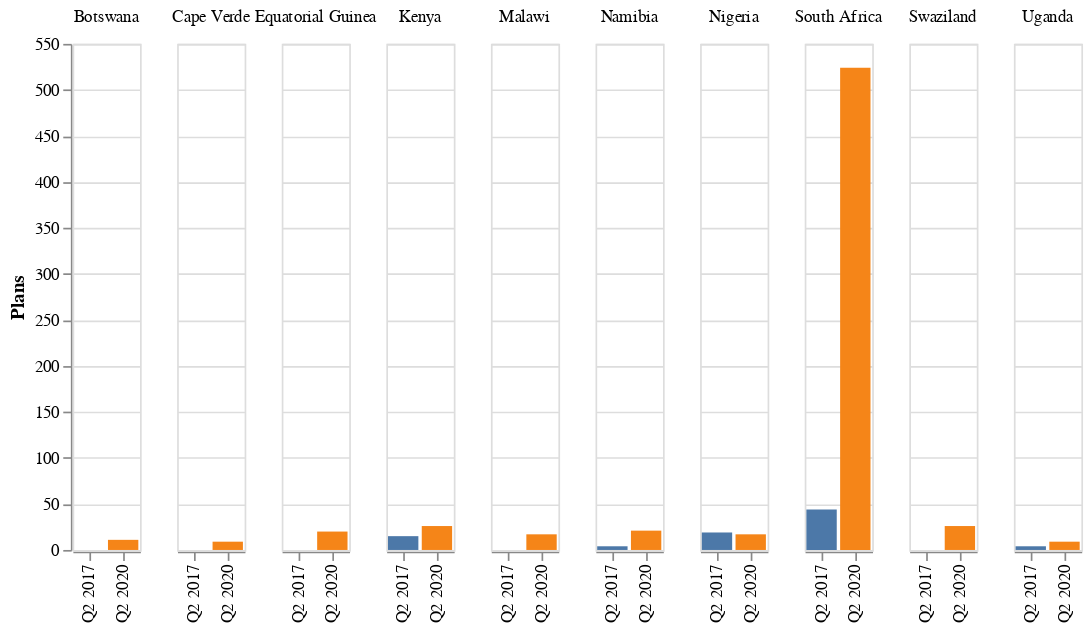

Write notebook code for a chart like this one.
### Code cell
#print chart of fibre plans/providers in top 10 countries

def Fibre_Plan_Provider_Graph(fibre_df,Plans_or_Providers):

    long_fibre = pd.melt(fibre_df, id_vars = 'Country', var_name = 'Quarter', value_name = 'Fibre Providers') #changes dataframe to long format

    long_fibre = long_fibre[(long_fibre['Quarter']=='Q2 2020') | (long_fibre['Quarter']=='Q2 2017')]

    fibre_graph = alt.Chart(long_fibre).mark_bar().encode(
        x=alt.X('Quarter:O',title=None),
        y=alt.Y('Fibre Providers:Q', axis= alt.Axis(title=Plans_or_Providers)), #change MRC Local to NRC Local or any of the other price columns to see trends in that price
        color= alt.Color('Quarter:N', legend=None),
        column=alt.Column('Country:N',title=None)
    )

    return fibre_graph

Fibre_Plan_Provider_Graph(fibre_df, 'Plans')

### Figure 1 — Vega-Lite specification as saved in the notebook (floating-point values rounded to 4 significant figures)
{"config": {"view": {"continuousWidth": 400, "continuousHeight": 300}}, "data": {"name": "data-328ec15a4f772ee30243aad2ac406d0b"}, "mark": "bar", "encoding": {"color": {"type": "nominal", "field": "Quarter", "legend": null}, "column": {"type": "nominal", "field": "Country", "title": null}, "x": {"type": "ordinal", "field": "Quarter", "title": null}, "y": {"type": "quantitative", "axis": {"title": "Plans"}, "field": "Fibre Providers"}}, "$schema": "https://vega.github.io/schema/vega-lite/v4.8.1.json", "datasets": {"data-328ec15a4f772ee30243aad2ac406d0b": [{"Country": "South Africa", "Quarter": "Q2 2020", "Fibre Providers": 524}, {"Country": "Kenya", "Quarter": "Q2 2020", "Fibre Providers": 26}, {"Country": "Swaziland", "Quarter": "Q2 2020", "Fibre Providers": 26}, {"Country": "Namibia", "Quarter": "Q2 2020", "Fibre Providers": 21}, {"Country": "Equatorial Guinea", "Quarter": "Q2 2020", "Fibre Providers": 20}, {"Country": "Nigeria", "Quarter": "Q2 2020", "Fibre Providers": 17}, {"Country": "Malawi", "Quarter": "Q2 2020", "Fibre Providers": 17}, {"Country": "Botswana", "Quarter": "Q2 2020", "Fibre Providers": 11}, {"Country": "Cape Verde", "Quarter": "Q2 2020", "Fibre Providers": 9}, {"Country": "Uganda", "Quarter": "Q2 2020", "Fibre Providers": 9}, {"Country": "South Africa", "Quarter": "Q2 2017", "Fibre Providers": 44}, {"Country": "Kenya", "Quarter": "Q2 2017", "Fibre Providers": 15}, {"Country": "Swaziland", "Quarter": "Q2 2017", "Fibre Providers": 0}, {"Country": "Namibia", "Quarter": "Q2 2017", "Fibre Providers": 4}, {"Country": "Equatorial Guinea", "Quarter": "Q2 2017", "Fibre Providers": 0}, {"Country": "Nigeria", "Quarter": "Q2 2017", "Fibre Providers": 19}, {"Country": "Malawi", "Quarter": "Q2 2017", "Fibre Providers": 0}, {"Country": "Botswana", "Quarter": "Q2 2017", "Fibre Providers": 0}, {"Country": "Cape Verde", "Quarter": "Q2 2017", "Fibre Providers": 0}, {"Country": "Uganda", "Quarter": "Q2 2017", "Fibre Providers": 4}]}}
